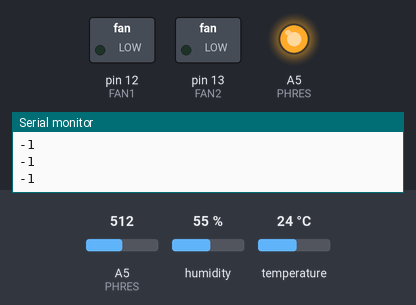
This sketch was run on a simulated Arduino Uno, built with avr-gcc and run on an emulated ATmega328P. On the bench: switched loads named in the sketch (green lamp = pin HIGH), output pins drawn as LEDs (lit = HIGH), the last lines printed to the serial monitor. Inputs (shaded band) come from the test bench; at power-on: A5 (PHRES) = 512, humidity 55 %, temperature 24 °C.

Above: at 0.1 s.
At 2.1 s:
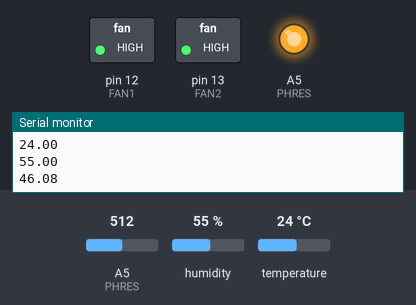
Timing chart, 0 to 3.6 s (numbered marks = the images above):
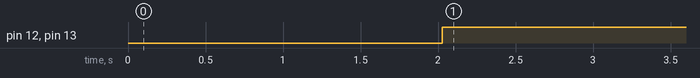

Measured:
- by itself, pin 12 (FAN1), pin 13 (FAN2): LOW → HIGH at 2.0 s

The sketch:

program.ino
```cpp
/**
 * Comment written in italian ===> it will delete later. It's just a note about new features
 * RISCALDAMENTO E RAFFREDDAMENTO
 */

#include "Seed.h"
#include <SoftwareSerial.h>
#include <DHT.h>

#define DHTTYPE DHT11   //DHT Temperature and Humidity Sensor type
#define DHTPIN 7        //DHT Temperature and Humidity Sensor on 8th pin

#define RXBLT 2         //HC-05 module TX receive data from broadcast and TRANSMIT to Arduino
#define TXBLT 3         //HC-05 module RECEIVE data from Arduino and transmit on broadcast

#define FAN1 12         //First Fan's relay pin, common with the resistence.
#define FAN2 13         //Second Fan's relay pin.
#define PHRES A5        //AnalogInput, it reads the Voltage passed by the photoresistor from

DHT dht(DHTPIN, DHTTYPE);
SoftwareSerial blue(RXBLT, TXBLT);

String text = "";
float t, h, l;

void setup(){
  Serial.begin(9600);
  blue.begin(9600);
  dht.begin();
  pinMode(PHRES, INPUT);
  pinMode(FAN1, OUTPUT);
  pinMode(FAN2, OUTPUT);
  digitalWrite(FAN1, LOW);
  digitalWrite(FAN2, LOW);

  pinMode(PHRES, OUTPUT);
  digitalWrite(PHRES, HIGH);
  loadRcmdValues(blue);
}

void loop(){

  temp_hum();
  if (isnan(t) || isnan(h)) {
    return;
  }
  Serial.println(t);
  Serial.println(h);
  Serial.println(l);
  Serial.println();
  blt();
  chkT();
}


/**
 * Confront temperature with recommended temperatures,
 * in order to cold down, warm up or stay that way
 */
void chkT(){
  if(t > rcmdValues[0][1]){               //Cold down
    digitalWrite(FAN1, HIGH);
    digitalWrite(FAN2, HIGH);
  }
  else if(t == 21.20){         //Stay that way
    digitalWrite(FAN1, LOW);
    digitalWrite(FAN2, LOW);
  }
  else{                        //Warm up
    digitalWrite(FAN1, HIGH);
    digitalWrite(FAN2, LOW);
  }
}


/*
 * Bluetooth control function
 */
void blt(){
  // A SoftwareSerial#available() returns an integer equals
  // to the amount of bytes which can be read
  if(blue.available() > 1){
      setNewSeed(blue);
  }

  /**
   * Integer is represented in Arduino with 2 bytes (not the 4 usually). The application
   * is written in Java, that uses the 4 bytes. So it cast value before as integer
   * and then as unsigned char 'cause it is represented with 1 bytes in wiring
   */
  blue.write((unsigned char)(int)t);
  blue.write((unsigned char)(int)h);
  blue.write((unsigned char)(int)l);
}


/*
 * Wait 2000 ms and detect temperature and humidity
 */
void temp_hum(){
  delay(2000);
  t = dht.readTemperature();
  h = dht.readHumidity();
  l = analogRead(PHRES)*0.09;
}
```

Seed.h
```cpp
#include <EEPROM.h>

//This matrix contains the recommended
//min and max values of the surveys
int rcmdValues[3][2];

/*
 * Called by blt() when the recommended values of the seed
 * has to be updated. This happens when user presses on
 * update seed button in the Greenland App - @see project
 *
 * This function saves new recommended values inside
 * the EEPROM of the AtMega328P.
 * These values are loaded inside global variables when
 * the system is switched on.
 * So, when you have updated values, restart the system
 *
 * Via bluetooth the phone send also the current hour
 */
void setNewSeed(Stream &blue){
    Serial.println("Settings new seed: ");
    for(int i = 0, address = 0; i < 3; i++){
      for(int j = 0; j < 2; j++){
          int x = blue.read();
          EEPROM.write(address++, x >> 8);
          EEPROM.write(address++, x >> 0xFF);
          Serial.println(x);
      }
   }
}


/**
 * Called on swithcing on of the system.
 * If available, it reads from the EEPROM the recommended values
 * of the surveys
 */
void loadRcmdValues(Stream &blue){
    for(int i = 0, address = 0; i < 3; i++){
      for(int j = 0; j < 2; j++){
           rcmdValues[i][j] = int( (unsigned char)EEPROM.read(address++) << 8 | (unsigned char)EEPROM.read(address++) & 0xFF);
           Serial.println(rcmdValues[i][j]);  //REMEMBER TO ELIMINATE THIS----->DEBUG
     }
   }
}
```
